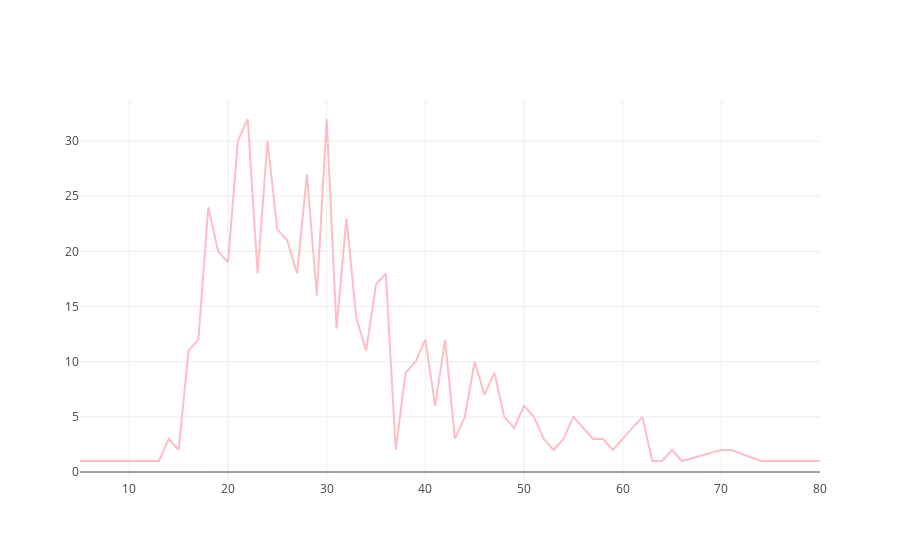

The notebook cell this image was saved under:
### Markdown cell above
How old are those Single people ?

### Code cell
x = combine[(combine['Alone']==1)][['Age']].round().dropna().groupby(['Age']).size() 
trace0 = go.Scatter(
    x = x.index,
    y = x,
    mode = 'lines',
    name = 'lines',
    marker = dict(
        color = 'rgba(255, 182, 193, .9)',
    )
)
data = [trace0]
plotly.offline.iplot(data, filename='line-mode')

### Figure 1 — Plotly figure (JSON) as saved in the notebook; plotly's stock layout.template omitted (floating-point values rounded to 4 significant figures)
{"data": [{"marker": {"color": "rgba(255, 182, 193, .9)"}, "mode": "lines", "name": "lines", "type": "scatter", "x": [5, 11, 12, 13, 14, 15, 16, 17, 18, 19, 20, 21, 22, 23, 24, 25, 26, 27, 28, 29, 30, 31, 32, 33, 34, 35, 36, 37, 38, 39, 40, 41, 42, 43, 44, 45, 46, 47, 48, 49, 50, 51, 52, 53, 54, 55, 56, 57, 58, 59, 60, 61, 62, 63, 64, 65, 66, 70, 71, 74, 80], "y": [1, 1, 1, 1, 3, 2, 11, 12, 24, 20, 19, 30, 32, 18, 30, 22, 21, 18, 27, 16, 32, 13, 23, 14, 11, 17, 18, 2, 9, 10, 12, 6, 12, 3, 5, 10, 7, 9, 5, 4, 6, 5, 3, 2, 3, 5, 4, 3, 3, 2, 3, 4, 5, 1, 1, 2, 1, 2, 2, 1, 1]}], "layout": {}}
